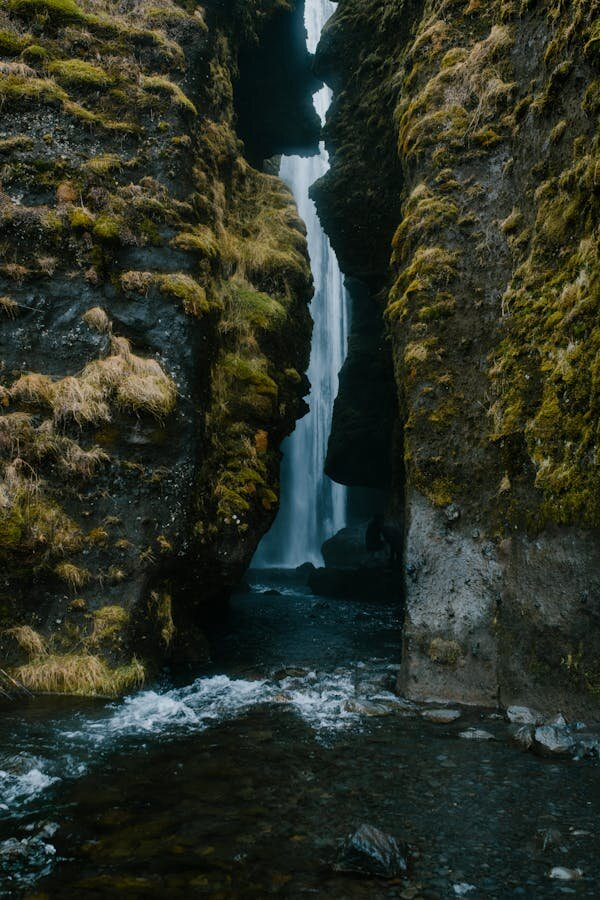
#> input picture Labs/Lab1/images/img11.jpg, 600 x 900 px, found by its file name
$ jupyter execute task3.ipynb
#> lines starting #> are read from the running program, lines starting #| are printed output that depends on the picture
[cell 1]
import cv2
import numpy as np
from matplotlib import pyplot as plt

[cell 2]
img1 = cv2.imread('/content/img11.jpg')
#> img1 is the input picture: shape (900, 600, 3); mean B, G, R 38.3, 49.8, 43.7
img2 = cv2.imread('/content/img12.jpg')
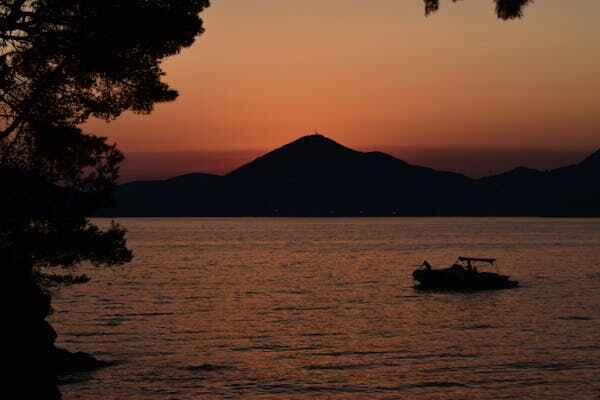
#> input picture Labs/Lab1/images/img12.jpg, 600 x 400 px, found by its file name
#> img2 is the input picture: shape (400, 600, 3); mean B, G, R 40.2, 55, 86.1
img3 = cv2.imread('/content/img13.jpg')
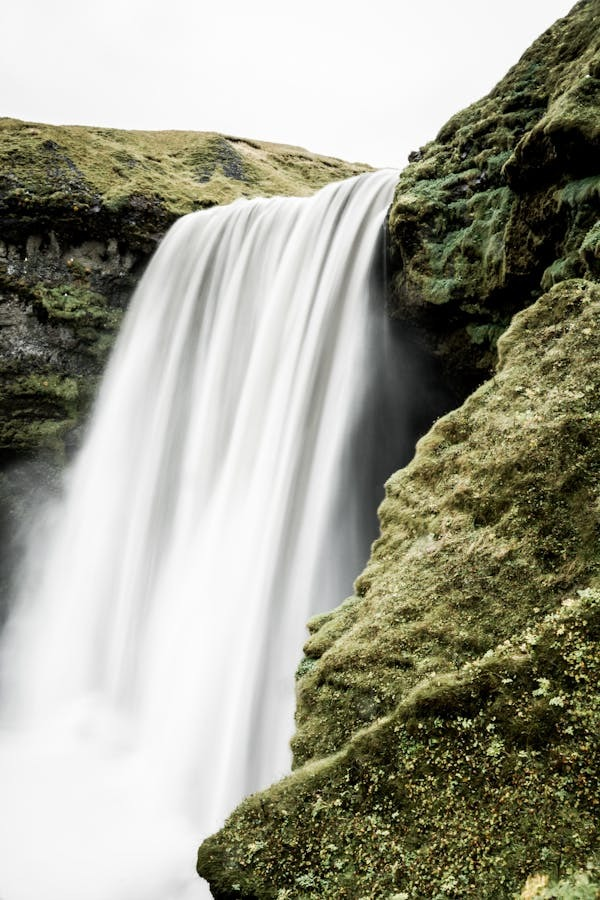
#> input picture Labs/Lab1/images/img13.jpg, 600 x 900 px, found by its file name
#> img3 is the input picture: shape (900, 600, 3); mean B, G, R 141.3, 156.6, 156.9
img4 = cv2.imread('/content/img14.jpg')
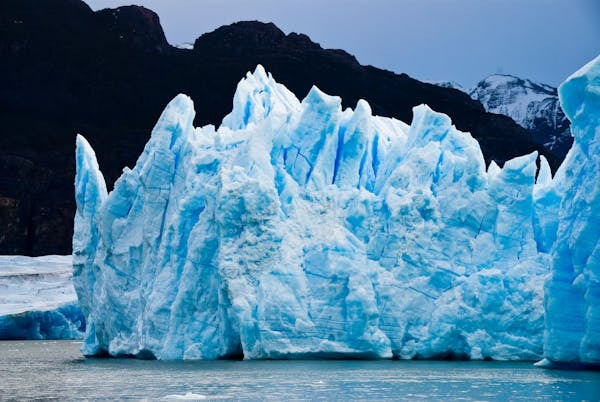
#> input picture Labs/Lab1/images/img14.jpg, 600 x 402 px, found by its file name
#> img4 is the input picture: shape (402, 600, 3); mean B, G, R 160.4, 128.9, 81
img5 = cv2.imread('/content/img15.jpg')
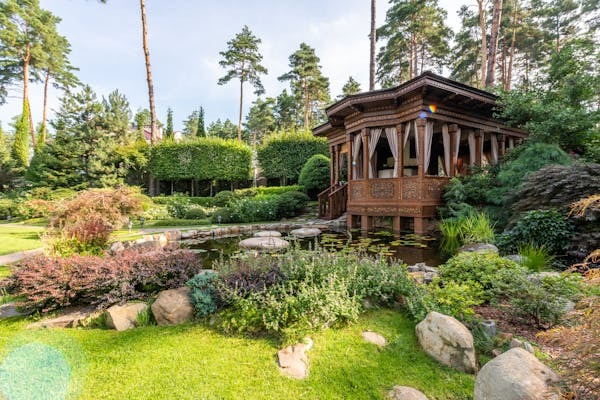
#> input picture Labs/Lab1/images/img15.jpg, 600 x 400 px, found by its file name
#> img5 is the input picture: shape (400, 600, 3); mean B, G, R 102.3, 140.3, 138.6

[cell 3]
print(f'Image1 shape - {img1.shape}')
#| Image1 shape - (900, 600, 3)
print(f'Image2 shape - {img2.shape}')
#| Image2 shape - (400, 600, 3)
print(f'Image3 shape - {img3.shape}')
#| Image3 shape - (900, 600, 3)
print(f'Image4 shape - {img4.shape}')
#| Image4 shape - (402, 600, 3)
print(f'Image5 shape - {img5.shape}')
#| Image5 shape - (400, 600, 3)

[cell 4]
img2 = cv2.resize(img2, (600, 900))
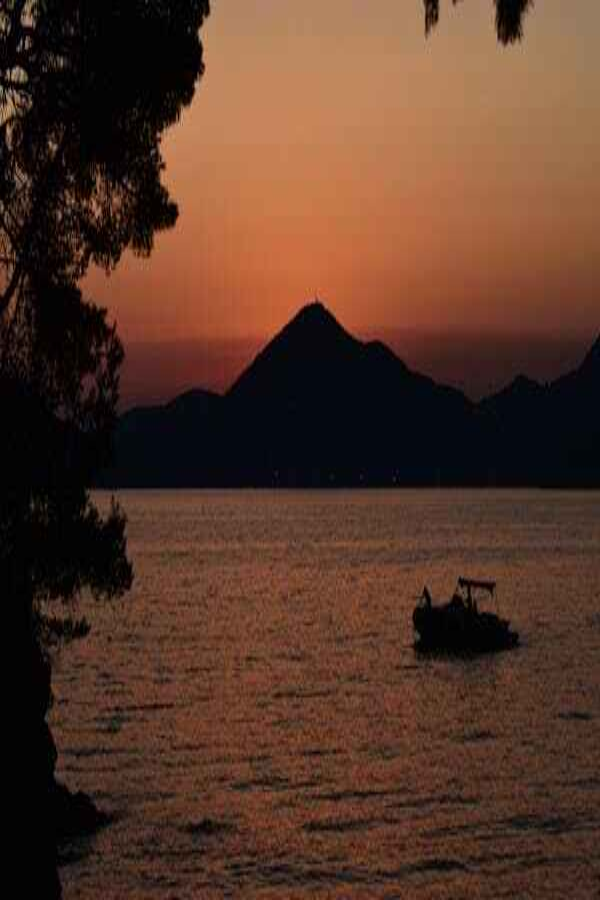
#> img2: shape (900, 600, 3); mean B, G, R 40.2, 55, 86
img4 = cv2.resize(img4, (600, 900))
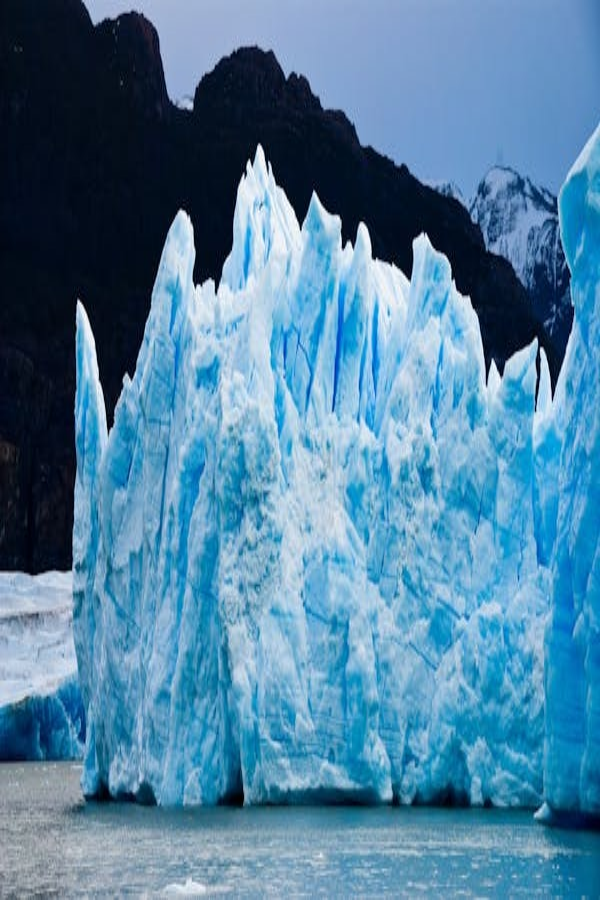
#> img4: shape (900, 600, 3); mean B, G, R 160.3, 128.8, 80.9
img5 = cv2.resize(img5, (600, 900))
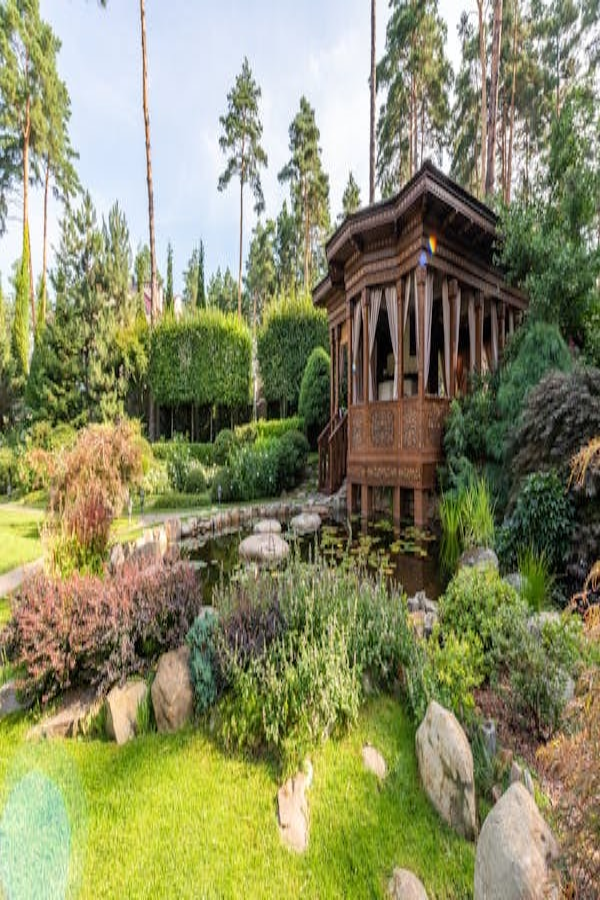
#> img5: shape (900, 600, 3); mean B, G, R 102.2, 140.2, 138.6

[cell 5]
print(f'Image1 shape - {img1.shape}')
#| Image1 shape - (900, 600, 3)
print(f'Image2 shape - {img2.shape}')
#| Image2 shape - (900, 600, 3)
print(f'Image3 shape - {img3.shape}')
#| Image3 shape - (900, 600, 3)
print(f'Image4 shape - {img4.shape}')
#| Image4 shape - (900, 600, 3)
print(f'Image5 shape - {img5.shape}')
#| Image5 shape - (900, 600, 3)

[cell 6]
img_p = (0.2*img1)+(0.2*img2)+(0.2*img3)+(0.2*img4)+(0.2*img5)
img_p = img_p.astype('uint8')

plt.imshow(cv2.cvtColor(img_p, cv2.COLOR_BGR2RGB))

[cell 7]
def gaussian_noise(img):
    mean = 0
    std_dev = 50
    noise = np.random.normal(mean, std_dev, img_p.shape)
    img_noise = img + noise
    img_noise = np.clip(img_noise, 0, 255).astype('uint8')
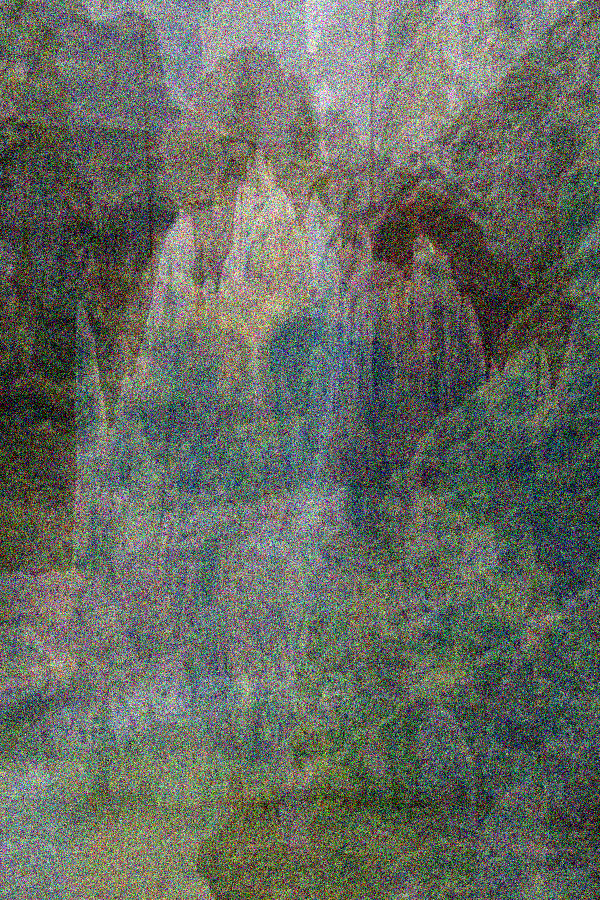
#> img_noise: shape (900, 600, 3); mean B, G, R 96.7, 106, 101.4

    _, (ax1,ax2,ax3) = plt.subplots(1,3,figsize=(25,10))
    ax1.set_title('Normal image')
    ax1.imshow(cv2.cvtColor(img, cv2.COLOR_BGR2RGB))

    ax2.set_title('Noisy Image')
    ax2.imshow(cv2.cvtColor(img_noise, cv2.COLOR_BGR2RGB))

    ax3.set_title('Histogram')
    ax3.hist(noise.ravel(), bins=100, density=True, color='r')
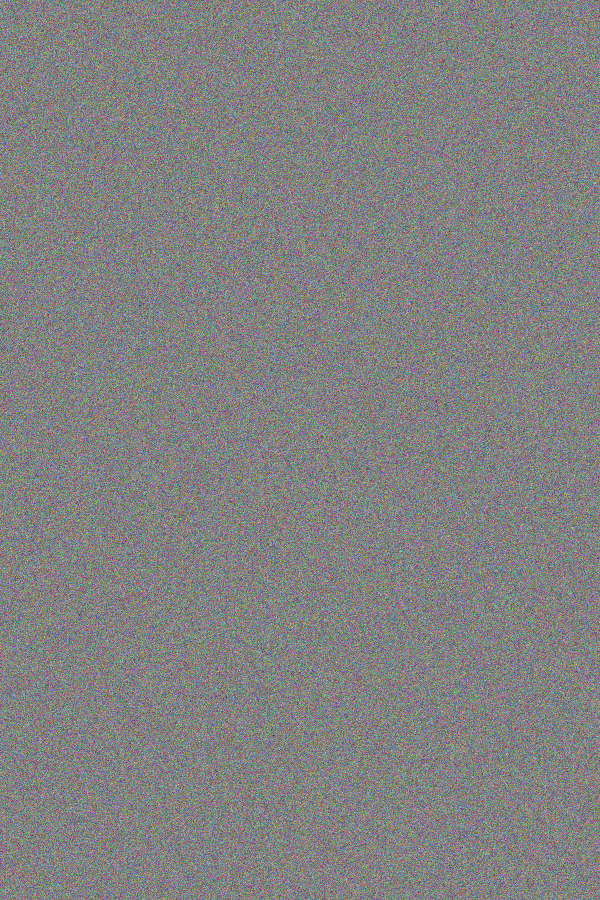
#> noise: shape (900, 600, 3) float64; mean of channels 0, 1, 2 -0.1, 0.1, 0.1; drawn with min black and max white
    ax3.set_title('Histogram')
    ax3.set_xlabel('Intensity')
    ax3.set_ylabel('Frequency')

gaussian_noise(img_p)
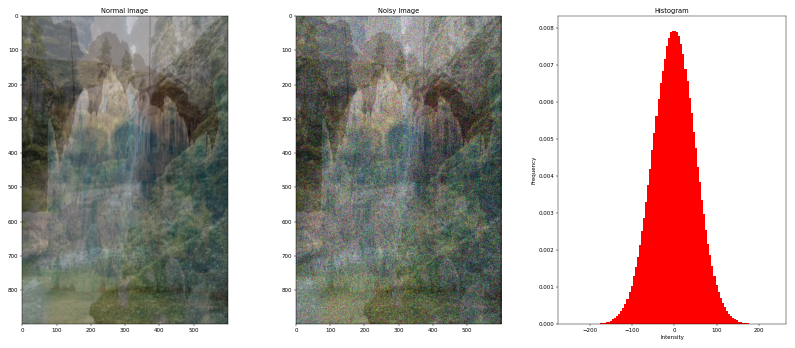
#> figure drawn by matplotlib, 3 panels; panel 3: tallest bar 0.00793 high, from x = -0.246 to 4.65
